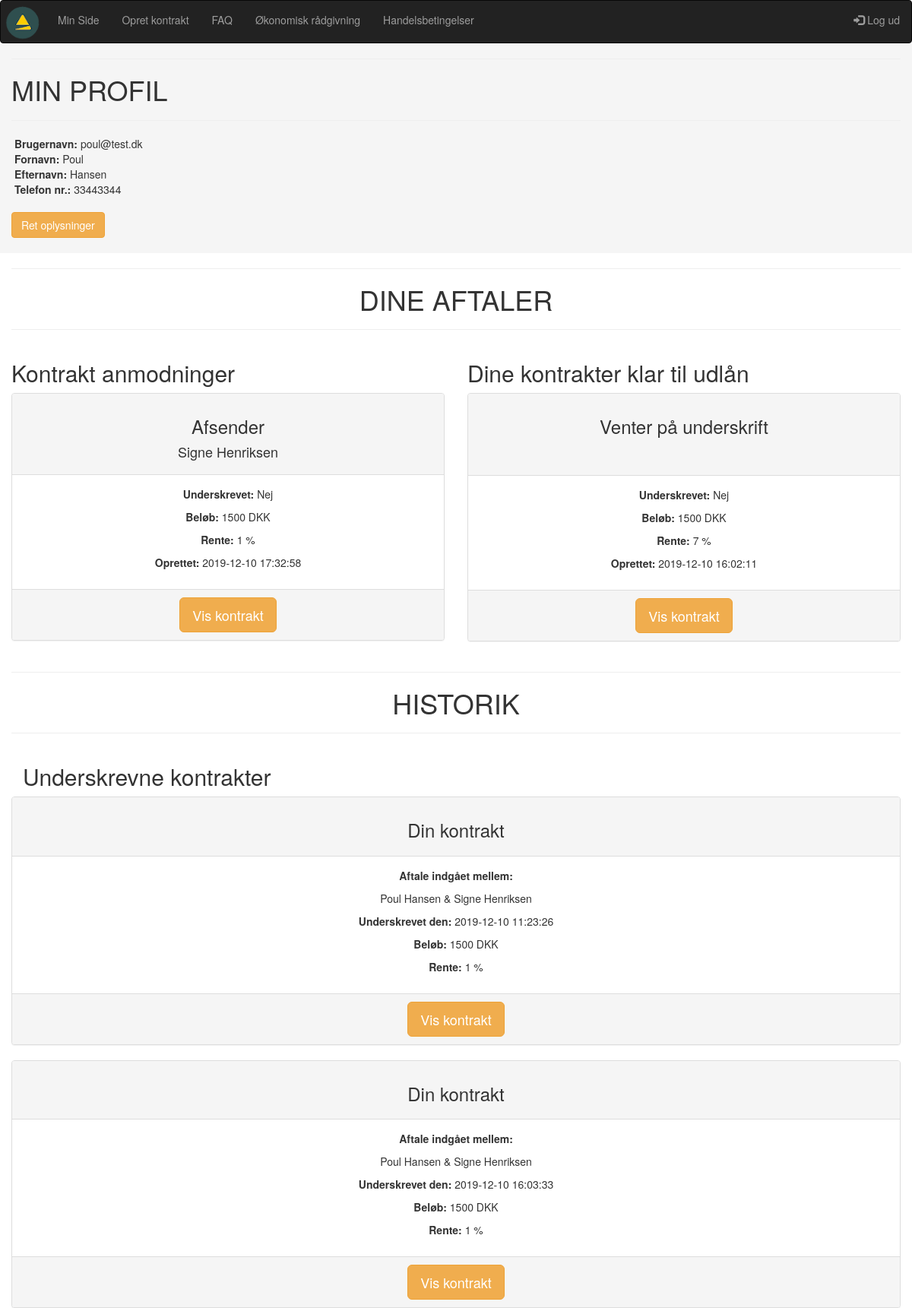
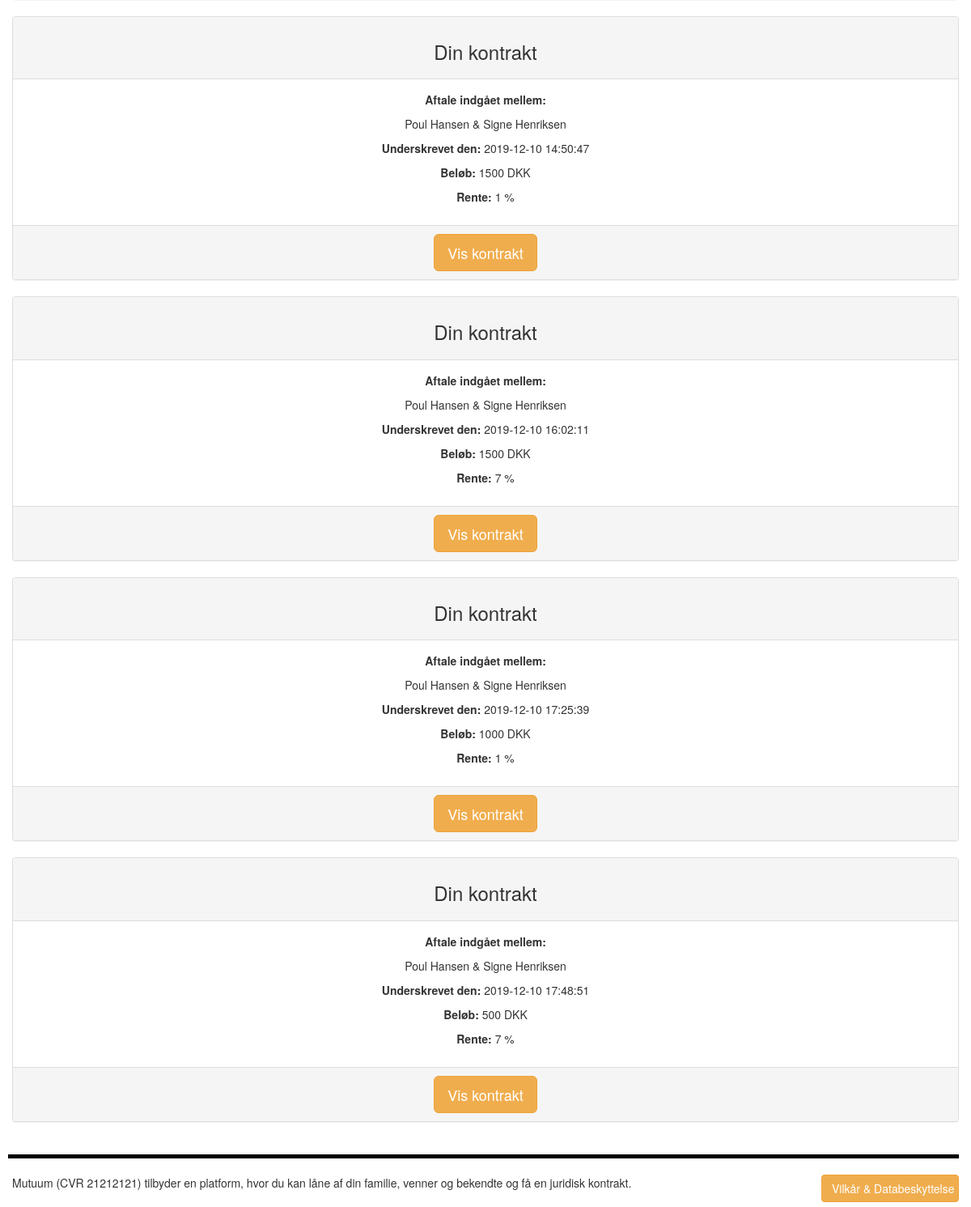
Screenshot of /minside.php (signed in) with the database file from the repository (2 pictures, top to bottom).
### tables this page shows
CREATE TABLE IF NOT EXISTS `users` (
  `user_id` int(10) NOT NULL AUTO_INCREMENT,
  `fornavn` varchar(40) NOT NULL,
  `efternavn` varchar(40) NOT NULL,
  `mobil` int(12) NOT NULL,
  `mail` varchar(80) NOT NULL,
  `password` varchar(200) NOT NULL,
  PRIMARY KEY (`user_id`),
  UNIQUE KEY `mail` (`mail`),
  UNIQUE KEY `user_id` (`user_id`)
);

CREATE TABLE IF NOT EXISTS `kontrakt` (
  `kontrakt_id` int(10) NOT NULL AUTO_INCREMENT,
  `laangiver_user_id` int(10) NOT NULL,
  `laantager_user_id` int(10) NOT NULL,
  `kontraktbrud_id` tinyint(4) NOT NULL,
  `rente_id` tinyint(4) NOT NULL,
  `beloeb_id` tinyint(4) NOT NULL,
  `bindingsperiode_id` tinyint(4) NOT NULL,
  `maanedlig_afdrag` float NOT NULL,
  `laangiver_underskrift_id` varchar(40) DEFAULT NULL,
  `reg_underskrift_1` timestamp NOT NULL DEFAULT CURRENT_TIMESTAMP ON UPDATE CURRENT_TIMESTAMP,
  `laantager_underskrift_id` varchar(40) DEFAULT NULL,
  `reg_underskrift_2` timestamp NOT NULL DEFAULT CURRENT_TIMESTAMP ON UPDATE CURRENT_TIMESTAMP,
  PRIMARY KEY (`kontrakt_id`)
);

CREATE TABLE IF NOT EXISTS `beloeb` (
  `beloeb_id` tinyint(4) NOT NULL AUTO_INCREMENT,
  `beloeb` int(10) NOT NULL,
  `enhed_key` varchar(11) NOT NULL DEFAULT '1',
  PRIMARY KEY (`beloeb_id`)
);

CREATE TABLE IF NOT EXISTS `rente` (
  `rente_id` tinyint(4) NOT NULL AUTO_INCREMENT,
  `rente` float NOT NULL,
  `enhed_key` varchar(11) NOT NULL DEFAULT '2',
  PRIMARY KEY (`rente_id`)
);

### minside.php (the view, shortened to what this page needs)
<?php
require_once("includes/header.php");
$user_id = $_SESSION['user_id'];
?>
    <div class="container-fluid">
        <div class="row">
            <div class="col-xs-12 col-sm-12 col-md-12 col-lg-12 col-xl-12 minprofilpaaminside">
                <hr>
                <h1>MIN PROFIL</h1>
                <hr>
                <?php
            $udfyld = "SELECT mail, fornavn, efternavn, mobil FROM users WHERE user_id = '$user_id'";
                $result = mysqli_query($con, $udfyld);
                $row = mysqli_num_rows($result);
                    if ($row > 0) {
                    while($row = mysqli_fetch_assoc($result)) {
                    echo "&nbsp;<strong>Brugernavn:</strong> " . $row['mail'] . "<br>&nbsp;<strong>Fornavn:</strong> " . $row['fornavn'] . "<br>&nbsp;<strong>Efternavn:</strong> " . $row['efternavn'] . "<br>&nbsp;<strong>Telefon nr.:</strong> " . $row['mobil'] . "<br><br>";
                    }
                    } else {
                        echo "";
                        }
        ?>
                <a href="retoplysninger.php"><button class="btn btn-warning">Ret oplysninger</button></a>
                <br>
                <br>
            </div>
        </div>
        <div class="row">
            <div class="col-xs-12 col-sm-12 col-md-12 col-lg-12 col-xl-12 text-center">
                    <hr>
                    <h1>DINE AFTALER</h1>
                    <hr>
            </div>
            <div class="col-xs-12 col-sm-12 col-md-6 col col-lg-6 col-xl-6">
                <h2>Kontrakt anmodninger</h2>
                <?php
            $query1 = "SELECT * FROM kontrakt WHERE laangiver_underskrift_id = '2' AND laantager_user_id = '$user_id' AND laantager_underskrift_id = '1'";
                $result1 = mysqli_query($con, $query1);
                $row1 = mysqli_num_rows($result1);
                    if($row1 > 0){
                    while($row1 = mysqli_fetch_assoc($result1)){
                        $afsenderuser_id = $row1['laangiver_user_id'];
                        $dato_underskrift_laangiver = $row1['reg_underskrift_1'];
                        $beloebforkontrakt = $row1['beloeb_id'];
                        $renteforkontrakt = $row1['rente_id'];
                $query11 = "SELECT * FROM beloeb WHERE beloeb_id = '$beloebforkontrakt'";
                    $result11 = mysqli_query($con, $query11);
                    $row11 = mysqli_fetch_assoc($result11);
                    $beloebValue = $row11['beloeb'];
                $query111 = "SELECT * FROM rente WHERE rente_id = '$renteforkontrakt'";
                    $result111 = mysqli_query($con, $query111);
                    $row111 = mysqli_fetch_assoc($result111);
                    $renteValue = $row111['rente'];
                $query1111 = "SELECT fornavn, efternavn FROM users WHERE user_id = '$afsenderuser_id'";
                    $result1111 = mysqli_query($con, $query1111);
                    $row1111 = mysqli_fetch_assoc($result1111);
                    $afsenderfornavn = $row1111['fornavn'];
                    $afsenderefternavn = $row1111['efternavn'];
        ?>
                <div class="panel panel-default text-center">
                    <div class="panel-heading">
                        <h3>Afsender</h3>
                        <h4><?php echo $afsenderfornavn; ?> <?php echo $afsenderefternavn; ?></h4>
                    </div>
                    <div class="panel-body">
                        <p><strong>Underskrevet:</strong> Nej</p>
                        <p><strong>Beløb:</strong> <?php echo $beloebValue;?> DKK</p>
                        <p><strong>Rente: </strong> <?php echo $renteValue;?> %</p>
                        <p><strong>Oprettet:</strong> <?php echo $dato_underskrift_laangiver; ?></p>
                    </div>
                    <div class="panel-footer">
                        <button class="btn btn-warning btn-lg">Vis kontrakt</button>
                    </div>
                </div>
                <?php
                        }} else {echo 'Du har endnu ikke modtaget nogle kontrakter';}
        ?>
            </div>
                <div class="col-xs-12 col-sm-12 col-md-6 col-lg-6 col-xl-6">
                    <h2>Dine kontrakter klar til udlån</h2>
                    <?php
            $query2 = "SELECT * FROM kontrakt WHERE laangiver_underskrift_id = '2' AND laantager_underskrift_id = '1' AND laangiver_user_id = '$user_id'";
                $result2 = mysqli_query($con, $query2);
                $row2 = mysqli_num_rows($result2);
                    if($row2 > 0){
                    while($row2 = mysqli_fetch_assoc($result2)){
                        $dato_underskrift_laangiver = $row2['reg_underskrift_1'];
                        $beloebforkontrakt = $row2['beloeb_id'];
                        $renteforkontrakt = $row2['rente_id'];
                $query22 = "SELECT * FROM beloeb WHERE beloeb_id = '$beloebforkontrakt'";
                    $result22 = mysqli_query($con, $query22);
                    $row22 = mysqli_fetch_assoc($result22);
                    $beloebValue = $row22['beloeb'];
                $query222 = "SELECT * FROM rente WHERE rente_id = '$renteforkontrakt'";
                    $result222 = mysqli_query($con, $query222);
                    $row222 = mysqli_fetch_assoc($result222);
                    $renteValue = $row222['rente'];
        ?>
                    <div class="panel panel-default text-center">
                        <div class="panel-heading">
                            <h3>Venter på underskrift</h3>
                            <p><br></p>
                        </div>
                        <div class="panel-body">
                            <p><strong>Underskrevet:</strong> Nej</p>
                            <p><strong>Beløb: </strong><?php echo $beloebValue;?> DKK</p>
                            <p><strong>Rente: </strong><?php echo $renteValue;?> %</p>
                            <p><strong>Oprettet:</strong> <?php echo $dato_underskrift_laangiver; ?></p>
                        </div>
                        <div class="panel-footer">
                            <button class="btn btn-warning btn-lg">Vis kontrakt</button>
                        </div>
                    </div>
                </div>
            </div>
                <?php
                        }} else {echo 'Du har endnu ikke oprettet nogle kontrakter';}
        ?>
        </div>
<div class="container-fluid">
            <div class="row">
                <div class="col-xs-12 col-sm-12 col-md-12 col-lg-12 col-xl-12 text-center">
                    <hr>
                    <h1>HISTORIK</h1>
                    <hr>
                </div>
            </div>
    <div class="container-fluid">
            <div class="row">
                <div class="col-xs-12 col-sm-12 col-md-12 col-lg-12 col-xl-12">
                    <h2>Underskrevne kontrakter</h2>
                </div>
            </div>
            <div class="row">
            <?php
            $query3 = "SELECT * FROM kontrakt WHERE laangiver_underskrift_id = '2' AND laantager_underskrift_id = '2' AND laantager_user_id = '$user_id' OR laangiver_user_id = '$user_id'";
                $result3 = mysqli_query($con, $query3);
                $row3 = mysqli_num_rows($result3);
                    if($row3 > 0){
                    while($row3 = mysqli_fetch_assoc($result3)){
                        $modtageruser_id = $row3['laantager_user_id'];
                        $afsenderuser_id = $row3['laangiver_user_id'];
                        $dato_underskrift_laangiver = $row3['reg_underskrift_1'];
                        $beloebforkontrakt = $row3['beloeb_id'];
                        $renteforkontrakt = $row3['rente_id'];
                $query33 = "SELECT * FROM beloeb WHERE beloeb_id = '$beloebforkontrakt'";
                    $result33 = mysqli_query($con, $query33);
                    $row33 = mysqli_fetch_assoc($result33);
                    $beloebValue = $row33['beloeb'];
                $query333 = "SELECT * FROM rente WHERE rente_id = '$renteforkontrakt'";
                    $result333 = mysqli_query($con, $query333);
                    $row333 = mysqli_fetch_assoc($result333);
                    $renteValue = $row333['rente'];
                $query3333 = "SELECT fornavn, efternavn FROM users WHERE user_id = '$afsenderuser_id'";
                    $result3333 = mysqli_query($con, $query3333);
                    $row3333 = mysqli_fetch_assoc($result3333);
                    $afsenderfornavn = $row3333['fornavn'];
                    $afsenderefternavn = $row3333['efternavn'];
                $query33333 = "SELECT fornavn, efternavn FROM users WHERE user_id = '$modtageruser_id'";
                    $result33333 = mysqli_query($con, $query33333);
                    $row33333 = mysqli_fetch_assoc($result33333);
                    $modtagerfornavn = $row33333['fornavn'];
                    $modtagerefternavn = $row33333['efternavn'];
        ?>
            <div class="panel panel-default text-center">
                        <div class="panel-heading">
                            <h3>Din kontrakt</h3>
                        </div>
                        <div class="panel-body">
                            <p><strong>Aftale indgået mellem:</strong></p>
                            <p><?php echo $afsenderfornavn; ?> <?php echo $afsenderefternavn; ?> &amp; <?php echo $modtagerfornavn; ?> <?php echo $modtagerefternavn; ?> </p>
                            <p><strong>Underskrevet den:</strong> <?php echo $dato_underskrift_laangiver; ?></p>
                            <p><strong>Beløb: </strong><?php echo $beloebValue;?> DKK</p>
                            <p><strong>Rente: </strong> <?php echo $renteValue;?> %</p>
                        </div>
                        <div class="panel-footer">
                            <a href="viskontrakt.php"><button class="btn btn-warning btn-lg">Vis kontrakt</button></a>
                        </div>
                    </div>
                <?php
                        }} else {echo 'Du har ikke nogen aktive kontrakter';}
        ?>
            </div>
    </div>
</div>
<br>
    <?php
require_once("includes/footer.php");
?>

### includes/header.php (shortened to what this page needs)
<?php
require_once('conn.php');
if(isset($_SESSION['user_id'])) {
	$menu = '
				    <ul class="nav navbar-nav">
                    <li><a href="minside.php">Min Side</a></li>
                    <li><a href="opretkontrakt.php">Opret kontrakt</a></li>
                    <li><a href="faq.php">FAQ</a></li>
                    <li><a href="raadgivning.php">Økonomisk rådgivning</a></li>
                    <li><a href="handelsbetingelser.php">Handelsbetingelser</a></li>
                    </ul>
                    <ul class="nav navbar-nav navbar-right">
                    <li><a href="logout.php"><span class="glyphicon glyphicon-log-in"></span> Log ud</a></li>
                    </ul>';
}
?>
<!DOCTYPE html>
<html lang="en">
<head>
    <link href="vendor/bootstrap/css/bootstrap.min.css" rel="stylesheet" type="text/css">
    <link rel="stylesheet" href="https://maxcdn.bootstrapcdn.com/bootstrap/3.4.1/css/bootstrap.min.css" type="text/css">
    <link rel="stylesheet" href="styles/overallstyles.css" type="text/css">
</head>
<body>
    <nav class="navbar navbar-inverse no-buttom-margin">
        <div class="navbar-header no-buttom-margin">
                <a href="index.php"><img src="images/logomarkat1.png" class="logoheader"></a>
            </div>
            <div class="collapse navbar-collapse" id="myNavbar">
                <?php echo $menu; ?>
            </div>
    </nav>

### includes/footer.php (shortened to what this page needs)
<footer class="navbar-static-bottom container-fluid bg-white">
    <hr class="topfooter no-margin-top" />
    <div class="row">
        <div class="col-xs-12 col-sm-">
            <div class="row vertical-align">
                <div class="col-xs-12 col-sm-4 col-lg-2 col-sm-push-8 col-lg-push-10">
                    <button data-toggle="collapse" data-target="#footer-collapse" class="btn btn-block btn-warning" onclick="this.innerHTML == &quot;Luk&quot; ? this.innerHTML = &quot;Vilk&#xE5;r &amp;  Databeskyttelse&quot; : this.innerHTML = &quot;Luk&quot;;">Vilk&#xE5;r &amp; Databeskyttelse</button>
                </div>
                <div class="col-xs-12 col-sm-8 col-lg-10 col-sm-pull-4 col-lg-pull-2">
                    <p class="no-margin">
                        Mutuum (CVR 21212121) tilbyder en platform, hvor du kan låne af din familie, venner og bekendte og få en juridisk kontrakt.
                        <br>
                        <br>
                    </p>
                </div>
            </div>
        </div>
    </div>
</footer>
</body>
</html>

### styles/overallstyles.css (style rules this page uses)
.navbar { margin-bottom: 0; }
.no-margin-top { margin-top: 0 !important; }
.no-margin { margin: 0 !important; }
.vertical-align > [class^="col-"], .vertical-align > [class*=" col-"] { align-self: center; }
.topfooter { position: static; bottom: 0; left: 50%; margin-left: -5px; border-width: 5px 5px 0; border-top-color: #000; }
.topfooter { border-color: black; }
.minprofilpaaminside { background-color: whitesmoke !important; }

### rows the page displays
users: mail "poul@test.dk", fornavn "Poul", efternavn "Hansen", mobil "33443344"
kontrakt: users.fornavn "Signe", users.efternavn "Henriksen", beloeb.beloeb "1500", rente.rente "1", reg_underskrift_1 "2019-12-10 17:32:58"
kontrakt: beloeb.beloeb "1500", rente.rente "7", reg_underskrift_1 "2019-12-10 16:02:11", users.fornavn "Poul", users.efternavn "Hansen", users.fornavn "Signe", users.efternavn "Henriksen"
kontrakt: users.fornavn "Poul", users.efternavn "Hansen", users.fornavn "Signe", users.efternavn "Henriksen", reg_underskrift_1 "2019-12-10 11:23:26", beloeb.beloeb "1500", rente.rente "1"
kontrakt: users.fornavn "Poul", users.efternavn "Hansen", users.fornavn "Signe", users.efternavn "Henriksen", reg_underskrift_1 "2019-12-10 16:03:33", beloeb.beloeb "1500", rente.rente "1"
kontrakt: users.fornavn "Poul", users.efternavn "Hansen", users.fornavn "Signe", users.efternavn "Henriksen", reg_underskrift_1 "2019-12-10 14:50:47", beloeb.beloeb "1500", rente.rente "1"
kontrakt: users.fornavn "Poul", users.efternavn "Hansen", users.fornavn "Signe", users.efternavn "Henriksen", reg_underskrift_1 "2019-12-10 17:25:39", beloeb.beloeb "1000", rente.rente "1"
kontrakt: users.fornavn "Poul", users.efternavn "Hansen", users.fornavn "Signe", users.efternavn "Henriksen", reg_underskrift_1 "2019-12-10 17:48:51", beloeb.beloeb "500", rente.rente "7"
